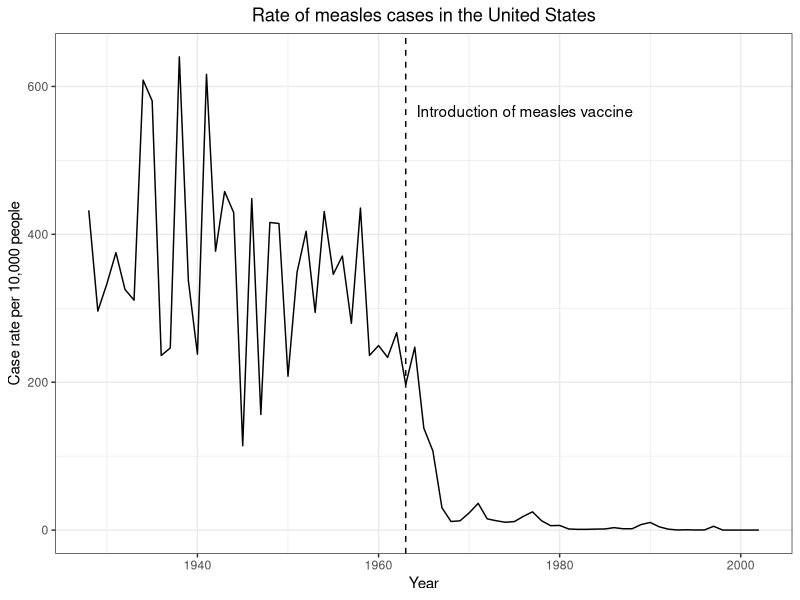
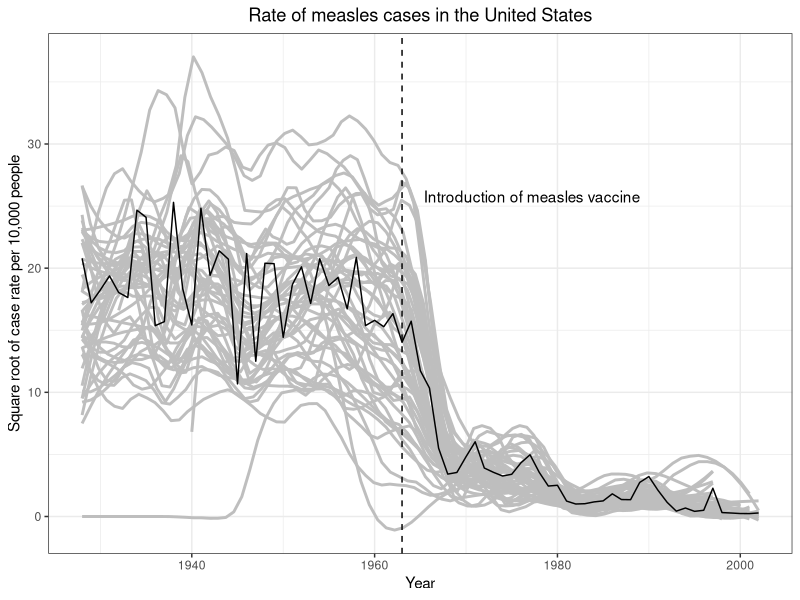
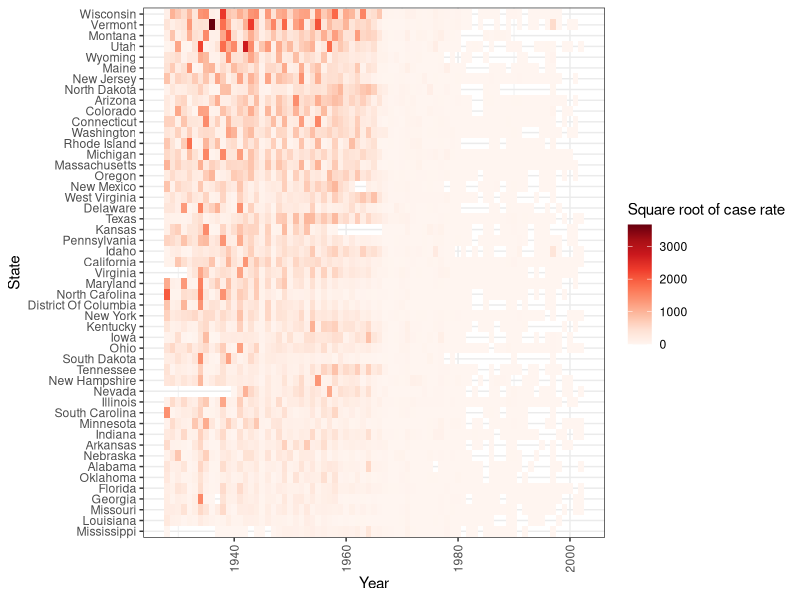

Write the R code that produced these figures, in order.
## ---- chunk 1
# Load packages
suppressMessages(library(tidyverse))
suppressMessages(library(dslabs))
## ---- chunk 2
# Display all diseases in the data set
disease_levels <- us_contagious_diseases |> 
  pull(disease) |>
  levels()
print(disease_levels)
## ---- chunk 3
# Filter to measles, excluding Alaska and Hawaii, summarizing rate by year
avg <- us_contagious_diseases |>
  filter(disease == "Measles" &
         !state %in% c("Alaska","Hawaii") &
         weeks_reporting > 0) |>
  # mutate(rate = count / (population / 10^5) * (52 / weeks_reporting)) |>
  group_by(year) |>
  summarize(rate = sum(count * 52 / weeks_reporting, na.rm=TRUE) / sum(population / 10^5, na.rm=TRUE))

# Display
head(avg,10) |>
  mutate(rate = round(rate)) |>
  knitr::kable(col.names = c("Year", "U.S. Case Rate Per 10,000 People"))
## ---- chunk 4
# Plot rate vs year
avg |> 
  ggplot(aes(year, rate)) +
    geom_line() +
    geom_vline(xintercept = 1963, linetype = "dashed") +
    labs(x="Year", y="Case rate per 10,000 people", title="Rate of measles cases in the United States") +
    annotate("text", x = 1963, y = max(avg$rate), label = "Introduction of measles vaccine", vjust = 5, hjust = -0.05) +
    theme_bw() +
    theme(plot.title = element_text(hjust = 0.5))
## ---- chunk 5
# Update data frame to include case rates by year and state
avg_by_state <- us_contagious_diseases |>
  filter(disease == "Measles" &
         !state %in% c("Alaska", "Hawaii") &
         weeks_reporting > 0) |>
  group_by(year, state) |>
  summarize(rate = sum(count * 52 / weeks_reporting, na.rm = TRUE) / sum(population / 10^5, na.rm = TRUE), .groups = 'drop')

# Take square root of case rate and add state trend lines as layer to plot
ggplot() + 
    geom_smooth(data = avg_by_state, aes(year, sqrt(rate), group = state), method = "loess", formula = y ~ x, se = FALSE, color = "grey", span = 0.2) +
    geom_line(data = avg, aes(year, sqrt(rate))) + 
    geom_vline(xintercept = 1963, linetype = "dashed") +
    labs(x="Year", y="Square root of case rate per 10,000 people", title="Rate of measles cases in the United States") +
    annotate("text", x = 1963, y = sqrt(max(avg$rate)), label = "Introduction of measles vaccine", vjust = 0, hjust = -0.1) +
    theme_bw() +
    theme(plot.title = element_text(hjust = 0.5))
## ---- chunk 6
# Use this color palette
reds <- RColorBrewer::brewer.pal(9, "Reds")

# Calculate average rate per state
state_averages <- avg_by_state |>
  group_by(state) |>
  summarize(average_rate = mean(rate, na.rm = TRUE), .groups = 'drop')

# Reorder the state factor in avg_by_state based on the average rate
avg_by_state$state <- factor(avg_by_state$state, levels = state_averages$state[order(state_averages$average_rate)])

# Create heatmap
avg_by_state |> ggplot(aes(x = year, y = state, fill = rate)) +
  geom_tile() +
  scale_fill_gradientn(colors = reds) +
  labs(x = "Year", y = "State", fill = "Square root of case rate") +
  theme_bw() +
  theme(axis.text.x = element_text(angle = 90, vjust = 0.5, hjust = 1))
